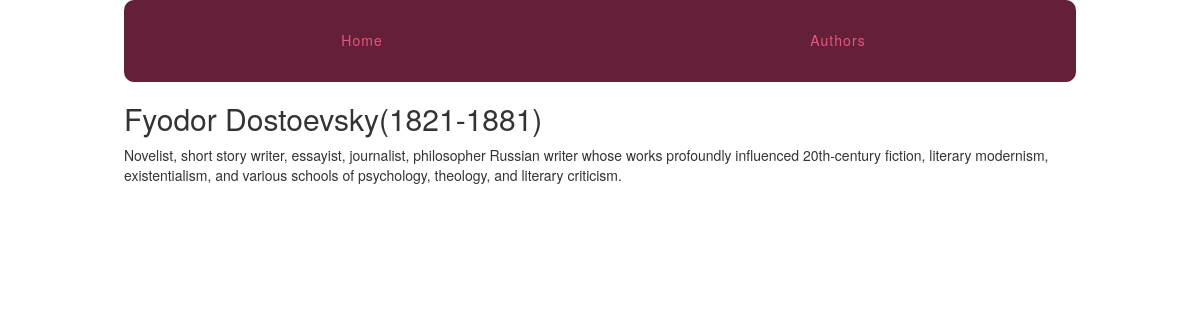
Page /authors/3/ on the committed database.
### authors/models.py (models this page shows, shortened)
class Author(models.Model):
    name = models.CharField(max_length=255)
    about = models.TextField()

### authors/views.py (the view)
# urls.py: url(r'(?P<pk>\d+)/$', views.author_detail, name='detail'),
def author_detail(request, pk):
    author = get_object_or_404(Author, pk=pk)
    return render(request, 'authors/author_detail.html', {'author': author})

### authors/templates/authors/author_detail.html (shortened to what this page needs)
{% extends "layout.html" %}
{% block content %}
    <article>
        <h2>{{author.name}}</h2>
        {{author.about}}
    </article>
{% endblock %}

### assets/css/layout.css (style rules this page uses)
html { box-sizing: border-box; }
*, *::after, *::before { box-sizing: inherit; }

### rows in the picture
Author: name "Fyodor Dostoevsky(1821-1881)", about "Novelist, short story writer, essayist, journalist, philosopher Russian writer whose works profoundly influenced 20th-century fiction, literary modernism, existentialism, and various schools of psychology, theology, and literary criticism."
